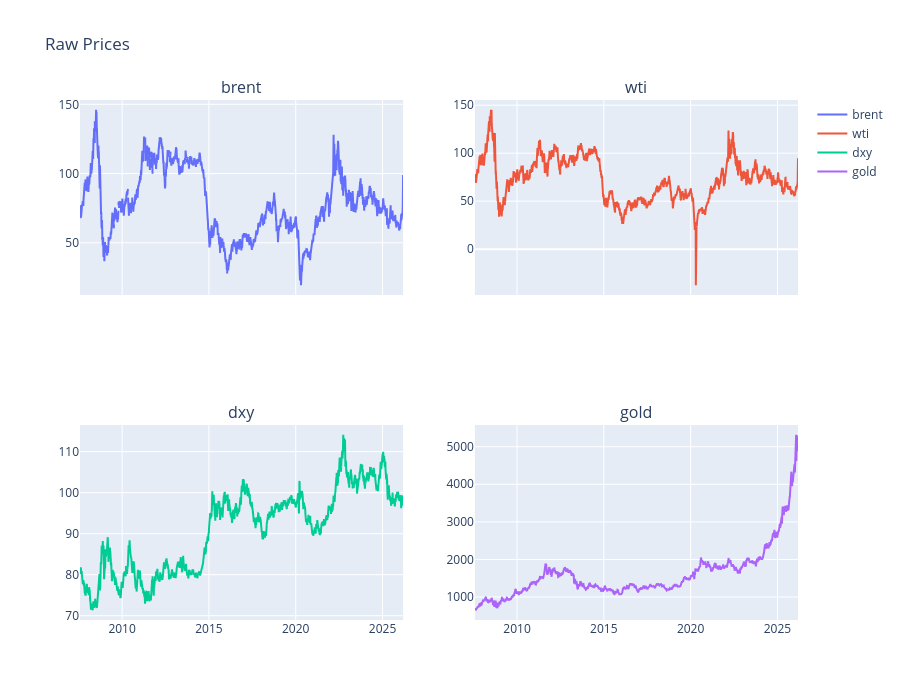

Notebook source saved alongside this figure:
### Markdown cell above
## 3. Візуалізація сирих цін (4 subplots, plotly)

### Code cell
raw_df = data_pipeline.load_raw_data(engine)
fig = make_subplots(rows=2, cols=2, 
                    shared_xaxes=True, 
                    subplot_titles=list(raw_df.columns))
cols = list(raw_df.columns)
positions = [(1, 1), (1, 2), (2, 1), (2, 2)]
for col, (r, c) in zip(cols, positions, strict=False):
    fig.add_trace(go.Scatter(x=raw_df.index, y=raw_df[col], name=col), row=r, col=c)
fig.update_layout(height=700, title='Raw Prices')
fig.show()

### Figure 1 — Plotly figure (JSON) as saved in the notebook; plotly's stock layout.template omitted (floating-point values rounded to 4 significant figures; data arrays with more than 128 entries replaced by an {"elided": "..."} marker saying what was removed)
{"data": [{"name": "brent", "type": "scatter", "x": {"elided": "4685 str values"}, "xaxis": "x", "y": {"elided": "4685 float values"}, "yaxis": "y"}, {"name": "wti", "type": "scatter", "x": {"elided": "4685 str values"}, "xaxis": "x2", "y": {"elided": "4685 float values"}, "yaxis": "y2"}, {"name": "dxy", "type": "scatter", "x": {"elided": "4685 str values"}, "xaxis": "x3", "y": {"elided": "4685 float values"}, "yaxis": "y3"}, {"name": "gold", "type": "scatter", "x": {"elided": "4685 str values"}, "xaxis": "x4", "y": {"elided": "4685 float values"}, "yaxis": "y4"}], "layout": {"annotations": [{"font": {"size": 16}, "showarrow": false, "text": "brent", "x": 0.225, "xanchor": "center", "xref": "paper", "y": 1, "yanchor": "bottom", "yref": "paper"}, {"font": {"size": 16}, "showarrow": false, "text": "wti", "x": 0.775, "xanchor": "center", "xref": "paper", "y": 1, "yanchor": "bottom", "yref": "paper"}, {"font": {"size": 16}, "showarrow": false, "text": "dxy", "x": 0.225, "xanchor": "center", "xref": "paper", "y": 0.375, "yanchor": "bottom", "yref": "paper"}, {"font": {"size": 16}, "showarrow": false, "text": "gold", "x": 0.775, "xanchor": "center", "xref": "paper", "y": 0.375, "yanchor": "bottom", "yref": "paper"}], "height": 700, "title": {"text": "Raw Prices"}, "xaxis": {"anchor": "y", "domain": [0, 0.45], "matches": "x3", "showticklabels": false}, "xaxis2": {"anchor": "y2", "domain": [0.55, 1], "matches": "x4", "showticklabels": false}, "xaxis3": {"anchor": "y3", "domain": [0, 0.45]}, "xaxis4": {"anchor": "y4", "domain": [0.55, 1]}, "yaxis": {"anchor": "x", "domain": [0.625, 1]}, "yaxis2": {"anchor": "x2", "domain": [0.625, 1]}, "yaxis3": {"anchor": "x3", "domain": [0, 0.375]}, "yaxis4": {"anchor": "x4", "domain": [0, 0.375]}}}
